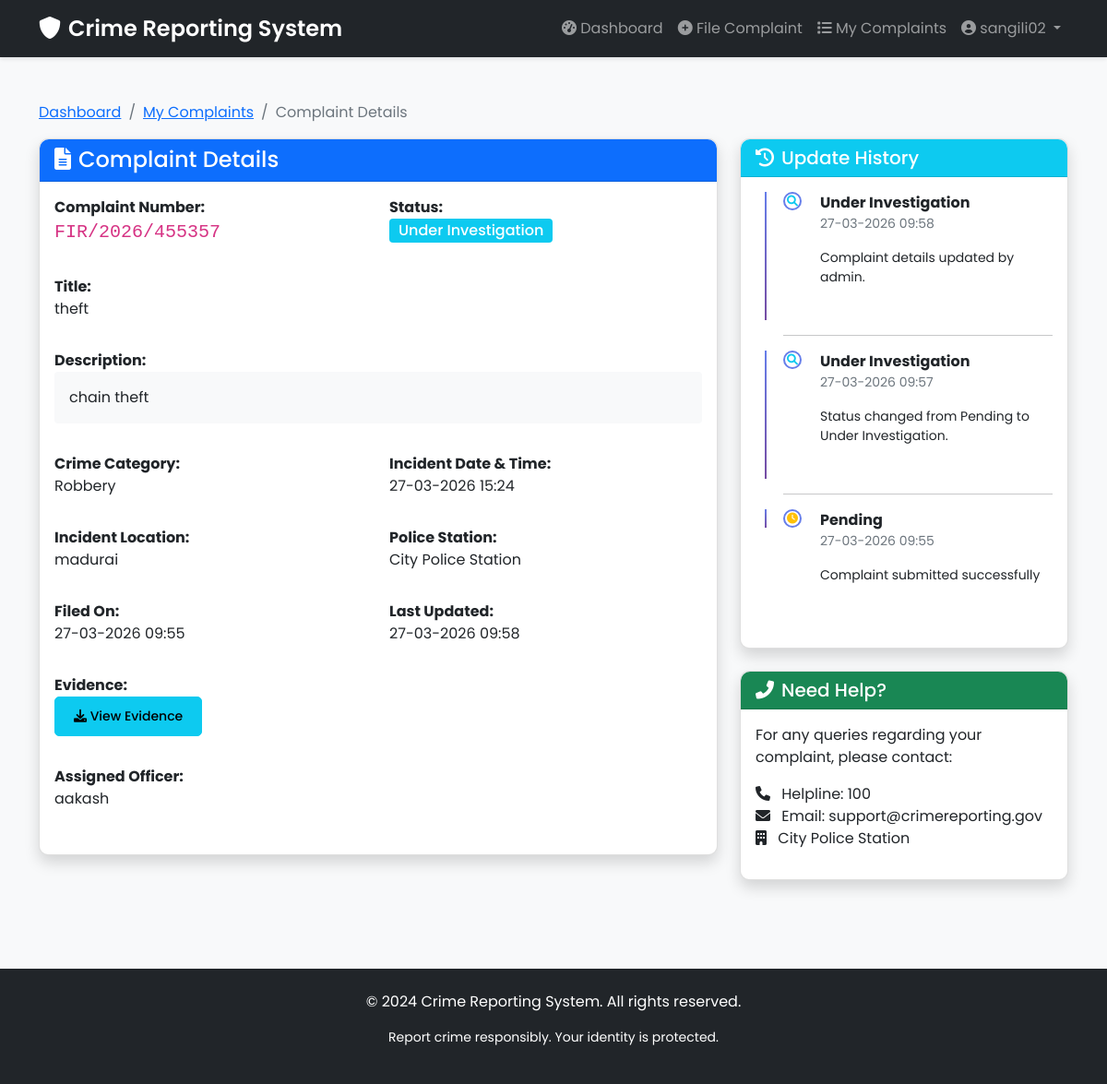
The app's page /report/5 (signed in) with its own data.
### app/models.py (models this page shows, shortened)
class User(UserMixin, db.Model):
    id = db.Column(db.Integer, primary_key=True)
    username = db.Column(db.String(80), unique=True, nullable=False)
    email = db.Column(db.String(120), unique=True, nullable=False)
    password_hash = db.Column(db.String(200), nullable=False)
    full_name = db.Column(db.String(100))
    phone = db.Column(db.String(20))
    aadhar_number = db.Column(db.String(12), unique=True)
    is_admin = db.Column(db.Boolean, default=False)
    is_active = db.Column(db.Boolean, default=True)
    created_at = db.Column(db.DateTime, default=datetime.utcnow)
    reports = db.relationship('Report', backref='complainant', lazy=True)

class Report(db.Model):
    id = db.Column(db.Integer, primary_key=True)
    complaint_number = db.Column(db.String(20), unique=True, nullable=False)
    user_id = db.Column(db.Integer, db.ForeignKey('user.id'), nullable=False)
    title = db.Column(db.String(200), nullable=False)
    description = db.Column(db.Text, nullable=False)
    crime_category = db.Column(db.String(50), nullable=False)
    incident_date = db.Column(db.DateTime, nullable=False)
    incident_location = db.Column(db.String(200), nullable=False)
    police_station = db.Column(db.String(100), nullable=False)
    evidence_file = db.Column(db.String(200))
    status = db.Column(db.String(20), default='Pending')
    status_updated_at = db.Column(db.DateTime, default=datetime.utcnow)
    assigned_officer = db.Column(db.String(100))
    created_at = db.Column(db.DateTime, default=datetime.utcnow)
    updated_at = db.Column(db.DateTime, default=datetime.utcnow, onupdate=datetime.utcnow)
    admin_remarks = db.Column(db.Text)

class ReportUpdate(db.Model):
    id = db.Column(db.Integer, primary_key=True)
    report_id = db.Column(db.Integer, db.ForeignKey('report.id'), nullable=False)
    status = db.Column(db.String(20))
    remarks = db.Column(db.Text)
    created_at = db.Column(db.DateTime, default=datetime.utcnow)
    report = db.relationship('Report', backref='updates', lazy=True)

### app/routes/user.py (the view)
@bp.route('/report/<int:report_id>')
@login_required
def report_detail(report_id):
    report = Report.query.get_or_404(report_id)
    if report.user_id != current_user.id and not current_user.is_admin:
        flash('You do not have permission to view this complaint.', 'danger')
        return redirect(url_for('user.dashboard'))
    return render_template('reports/report_detail.html', title='Complaint Details', report=report)

### app/models.py (called while the page is built)
@login_manager.user_loader
def load_user(user_id):
    return User.query.get(int(user_id))

### app/templates/reports/report_detail.html (shortened to what this page needs)
{% extends "base.html" %}
{% block content %}
<div class="container py-5">
    <div class="row">
        <div class="col-12">
            <nav aria-label="breadcrumb">
                <ol class="breadcrumb">
                    <li class="breadcrumb-item"><a href="{{ url_for('user.dashboard') }}">Dashboard</a></li>
                    <li class="breadcrumb-item"><a href="{{ url_for('user.my_reports') }}">My Complaints</a></li>
                    <li class="breadcrumb-item active">Complaint Details</li>
                </ol>
            </nav>
        </div>
    </div>
    <div class="row">
        <div class="col-lg-8">
            <div class="card shadow mb-4">
                <div class="card-header bg-primary text-white">
                    <h4 class="mb-0"><i class="fas fa-file-alt me-2"></i>Complaint Details</h4>
                </div>
                <div class="card-body">
                    <div class="row mb-3">
                        <div class="col-md-6">
                            <strong>Complaint Number:</strong>
                            <p><code class="fs-5">{{ report.complaint_number }}</code></p>
                        </div>
                        <div class="col-md-6">
                            <strong>Status:</strong>
                            <p>
                                {% if report.status == 'Pending' %}
                                    <span class="badge bg-warning fs-6">Pending</span>
                                {% elif report.status == 'Under Investigation' %}
                                    <span class="badge bg-info fs-6">Under Investigation</span>
                                {% elif report.status == 'Resolved' %}
                                    <span class="badge bg-success fs-6">Resolved</span>
                                {% elif report.status == 'Rejected' %}
                                    <span class="badge bg-danger fs-6">Rejected</span>
                                {% else %}
                                    <span class="badge bg-secondary fs-6">{{ report.status }}</span>
                                {% endif %}
                            </p>
                        </div>
                    </div>
                    <div class="row mb-3">
                        <div class="col-12">
                            <strong>Title:</strong>
                            <p>{{ report.title }}</p>
                        </div>
                    </div>
                    <div class="row mb-3">
                        <div class="col-12">
                            <strong>Description:</strong>
                            <p class="bg-light p-3 rounded">{{ report.description }}</p>
                        </div>
                    </div>
                    <div class="row mb-3">
                        <div class="col-md-6">
                            <strong>Crime Category:</strong>
                            <p>{{ report.crime_category }}</p>
                        </div>
                        <div class="col-md-6">
                            <strong>Incident Date & Time:</strong>
                            <p>{{ report.incident_date.strftime('%d-%m-%Y %H:%M') }}</p>
                        </div>
                    </div>
                    <div class="row mb-3">
                        <div class="col-md-6">
                            <strong>Incident Location:</strong>
                            <p>{{ report.incident_location }}</p>
                        </div>
                        <div class="col-md-6">
                            <strong>Police Station:</strong>
                            <p>{{ report.police_station }}</p>
                        </div>
                    </div>
                    <div class="row mb-3">
                        <div class="col-md-6">
                            <strong>Filed On:</strong>
                            <p>{{ report.created_at.strftime('%d-%m-%Y %H:%M') }}</p>
                        </div>
                        <div class="col-md-6">
                            <strong>Last Updated:</strong>
                            <p>{{ report.updated_at.strftime('%d-%m-%Y %H:%M') }}</p>
                        </div>
                    </div>
                    {% if report.evidence_file %}
                    <div class="row mb-3">
                        <div class="col-12">
                            <strong>Evidence:</strong>
                            <p>
                                <a href="{{ url_for('static', filename='uploads/' + report.evidence_file) }}" target="_blank" class="btn btn-sm btn-info">
                                    <i class="fas fa-download"></i> View Evidence
                                </a>
                            </p>
                        </div>
                    </div>
                    {% endif %}
                    {% if report.assigned_officer %}
                    <div class="row mb-3">
                        <div class="col-12">
                            <strong>Assigned Officer:</strong>
                            <p>{{ report.assigned_officer }}</p>
                        </div>
                    </div>
                    {% endif %}
                </div>
            </div>
        </div>
        <div class="col-lg-4">
            <div class="card shadow mb-4">
                <div class="card-header bg-info text-white">
                    <h5 class="mb-0"><i class="fas fa-history me-2"></i>Update History</h5>
                </div>
                <div class="card-body">
                    {% if report.updates %}
                        <div class="timeline">
                            {% for update in report.updates|reverse %}
                                <div class="timeline-item mb-3">
                                    <div class="timeline-badge">
                                        {% if update.status == 'Pending' %}
                                            <i class="fas fa-clock text-warning"></i>
                                        {% elif update.status == 'Under Investigation' %}
                                            <i class="fas fa-search text-info"></i>
                                        {% elif update.status == 'Resolved' %}
                                            <i class="fas fa-check-circle text-success"></i>
                                        {% else %}
                                            <i class="fas fa-flag text-secondary"></i>
                                        {% endif %}
                                    </div>
                                    <div class="timeline-content">
                                        <strong>{{ update.status }}</strong>
                                        <p class="small text-muted">{{ update.created_at.strftime('%d-%m-%Y %H:%M') }}</p>
                                        <p class="small">{{ update.remarks }}</p>
                                    </div>
                                </div>
                                {% if not loop.last %}<hr>{% endif %}
                            {% endfor %}
                        </div>
                    {% else %}
                        <p class="text-muted text-center">No updates yet</p>
                    {% endif %}
                </div>
            </div>
            <div class="card shadow">
                <div class="card-header bg-success text-white">
                    <h5 class="mb-0"><i class="fas fa-phone-alt me-2"></i>Need Help?</h5>
                </div>
                <div class="card-body">
                    <p>For any queries regarding your complaint, please contact:</p>
                    <ul class="list-unstyled">
                        <li><i class="fas fa-phone me-2"></i> Helpline: 100</li>
                        <li><i class="fas fa-envelope me-2"></i> Email: support@crimereporting.gov</li>
                        <li><i class="fas fa-building me-2"></i> {{ report.police_station }}</li>
                    </ul>
                </div>
            </div>
        </div>
    </div>
</div>
{% endblock %}

### app/templates/base.html (shortened to what this page needs)
<!DOCTYPE html>
<html lang="en">
<head>
    <link href="https://cdn.jsdelivr.net/npm/bootstrap@5.1.3/dist/css/bootstrap.min.css" rel="stylesheet">
    <link rel="stylesheet" href="https://cdnjs.cloudflare.com/ajax/libs/font-awesome/6.0.0/css/all.min.css">
    <link rel="stylesheet" href="{{ url_for('static', filename='css/style.css') }}">
</head>
<body>
    <nav class="navbar navbar-expand-lg navbar-dark bg-dark">
        <div class="container">
            <a class="navbar-brand" href="{{ url_for('auth.index') }}">
                <i class="fas fa-shield-alt me-2"></i>Crime Reporting System
            </a>
            <div class="collapse navbar-collapse" id="navbarNav">
                <ul class="navbar-nav ms-auto">
                    {% if current_user.is_authenticated %}
                        <li class="nav-item">
                            <a class="nav-link" href="{{ url_for('user.dashboard') if not current_user.is_admin else url_for('admin.dashboard') }}">
                                <i class="fas fa-tachometer-alt"></i> Dashboard
                            </a>
                        </li>
                        {% if not current_user.is_admin %}
                            <li class="nav-item">
                                <a class="nav-link" href="{{ url_for('user.submit_report') }}">
                                    <i class="fas fa-plus-circle"></i> File Complaint
                                </a>
                            </li>
                            <li class="nav-item">
                                <a class="nav-link" href="{{ url_for('user.my_reports') }}">
                                    <i class="fas fa-list"></i> My Complaints
                                </a>
                            </li>
                        {% endif %}
                        <li class="nav-item dropdown">
                            <a class="nav-link dropdown-toggle" href="#" id="userDropdown" role="button" data-bs-toggle="dropdown">
                                <i class="fas fa-user-circle"></i> {{ current_user.username }}
                            </a>
                        </li>
                    {% endif %}
                </ul>
            </div>
        </div>
    </nav>
    <main>
        {% block content %}{% endblock %}
    </main>
    <footer class="bg-dark text-white mt-5 py-4">
        <div class="container text-center">
            <p>&copy; 2024 Crime Reporting System. All rights reserved.</p>
            <p class="small">Report crime responsibly. Your identity is protected.</p>
        </div>
    </footer>
</body>
</html>

### app/static/css/style.css (style rules this page uses)
:root { --primary-color: #667eea; --secondary-color: #764ba2; --danger-color: #dc3545; --success-color: #28a745; --warning-color: #ffc107; --info-color: #17a2b8; }
body { font-family: 'Poppins', sans-serif; background-color: #f8f9fa; min-height: 100vh; display: flex; flex-direction: column; }
main { flex: 1; }
.navbar { box-shadow: 0 2px 4px rgba(0,0,0,0.1); }
.navbar-brand { font-weight: 600; font-size: 1.5rem; }
.card { border-radius: 10px; transition: transform 0.3s, box-shadow 0.3s; }
.card-header { border-radius: 10px 10px 0 0 !important; font-weight: 600; }
.btn { border-radius: 5px; padding: 10px 20px; font-weight: 500; transition: all 0.3s; }
.badge { padding: 5px 10px; font-weight: 500; }
.timeline { position: relative; padding-left: 30px; }
.timeline-item { position: relative; padding-bottom: 20px; }
.timeline-item:before { content: ''; position: absolute; left: -20px; top: 0; bottom: 0; width: 2px; background: linear-gradient(135deg, var(--primary-color), var(--secondary-color)); }
.timeline-item:last-child:before { height: 20px; }
.timeline-badge { position: absolute; left: -28px; top: 0; width: 20px; height: 20px; border-radius: 50%; background: white; border: 2px solid var(--primary-color); display: flex; align-items: center; justify-content: center; font-size: 12px; }
.card, .alert { animation: fadeIn 0.5s ease-out; }

### app/templates/reports/report_detail.html (style rules this page uses)
.timeline-item { position: relative; padding-left: 30px; }
.timeline-badge { position: absolute; left: 0; top: 0; }
.timeline-content { padding-left: 10px; }

### records on screen
User: username "sangili02"
Report: complaint_number "FIR/2026/455357", title "theft", description "chain theft", crime_category "Robbery", incident_date "27-03-2026 15:24", incident_location "madurai", police_station "City Police Station", created_at "27-03-2026 09:55", updated_at "27-03-2026 09:58", assigned_officer "aakash"
ReportUpdate: status "Under Investigation", created_at "27-03-2026 09:58", remarks "Complaint details updated by admin."
ReportUpdate: status "Under Investigation", created_at "27-03-2026 09:57", remarks "Status changed from Pending to Under Investigation."
ReportUpdate: status "Pending", created_at "27-03-2026 09:55", remarks "Complaint submitted successfully"
